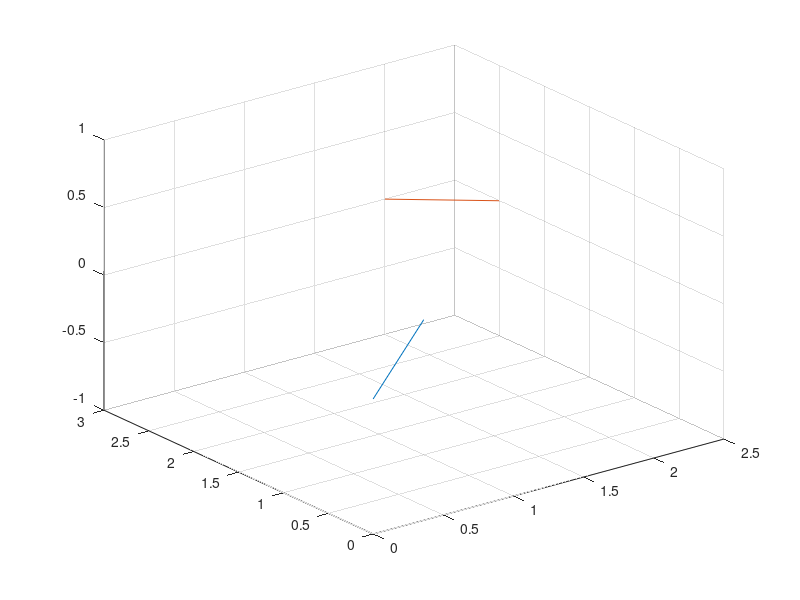

Reproduce this figure in MATLAB.
%% init
A = [0 0 0; 1 1 0];
P = [2 3 0];

%% dot product
% A + dot(AP,AB) / dot(AB,AB) * AB
xyz  = [0 0 0] + (dot (P, A(2,:))/ dot (A(2,:), A(2,:))) * A(2,:);
Pxyz = [P; xyz]; 

%% plot
plot3 (A(:,1), A(:,2), A(:,3)); hold on;
line (Pxyz(:,1), Pxyz(:,2), Pxyz(:,3));

grid on;